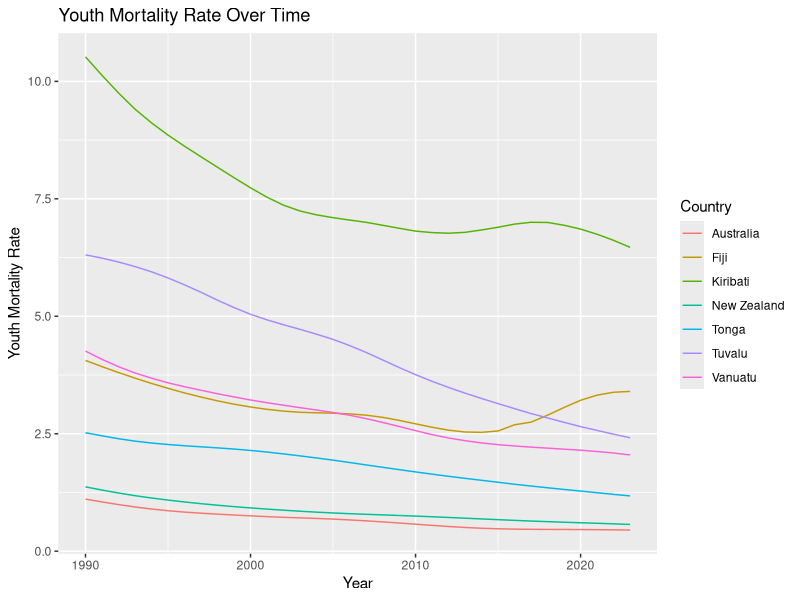
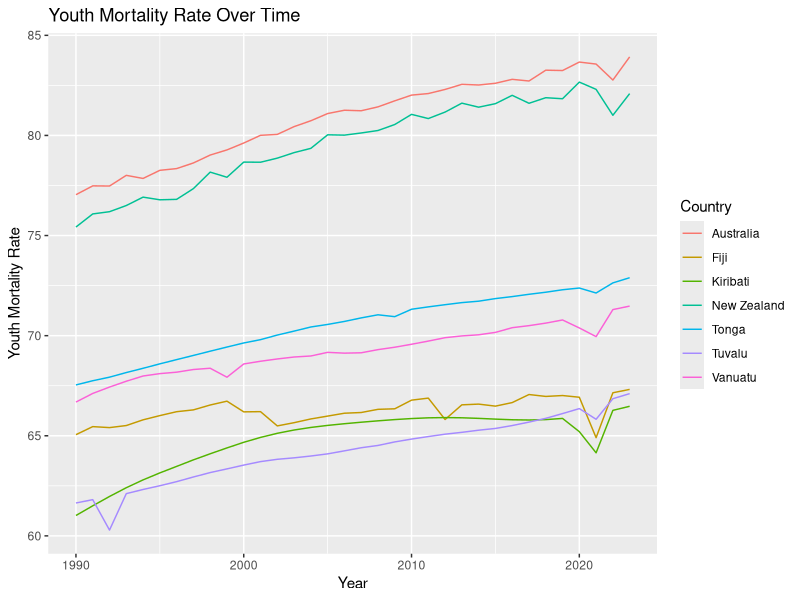
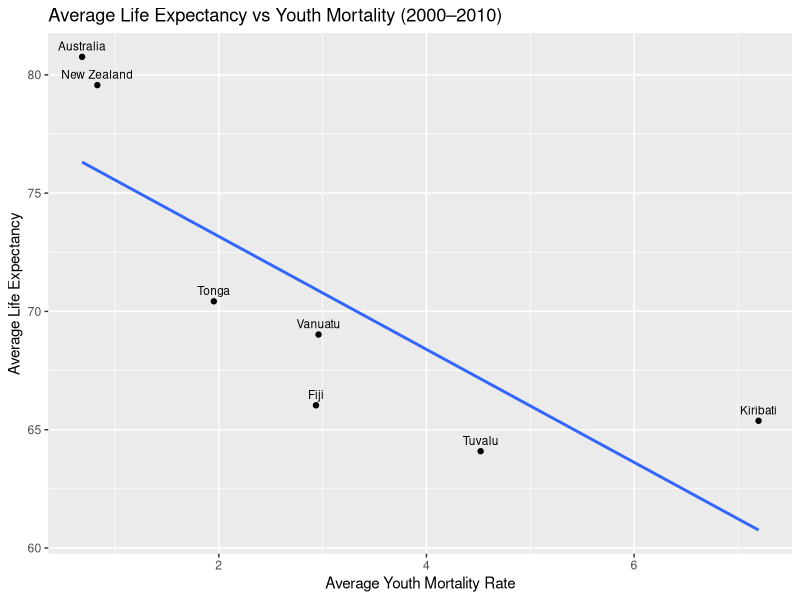
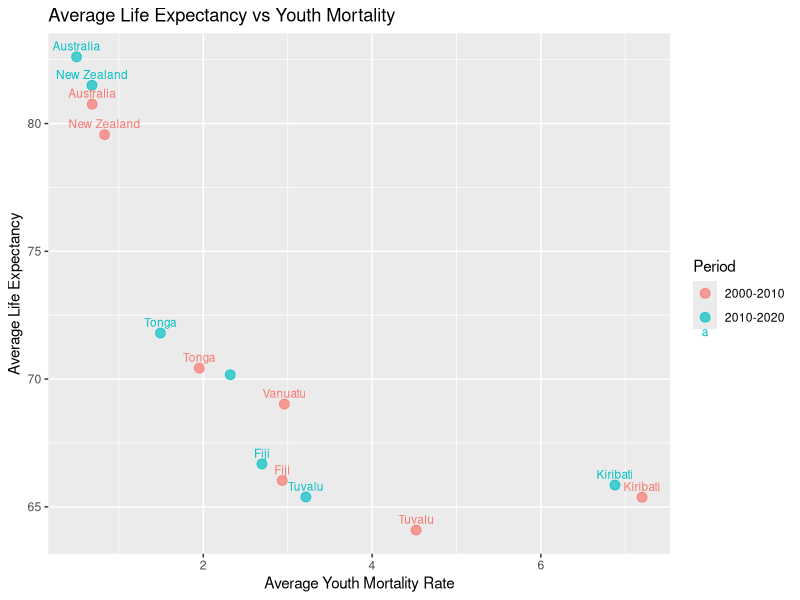

Source code (R) for these figures, in order:
# 1. Create an R project and name the folder using your surname and student ID
# (e.g., Gabauer_1258015). Save both the datasets and your R code in this folder.
rm(list=ls())
library(tidyverse)

# 2. Load and merge the life-expectancy.csv and youth-mortality-rate.csv
# datasets by Country and Year, and drop all observations from before 1990.
# Ensure that the datasets are correctly loaded and free from incorrect data
# types, typos, or other data quality issues.
life_expectancy = read_csv("data/life expectancy.csv")
youth_mortality = read_csv("data/youth-mortality-rate.csv")

clean_data = life_expectancy %>%
  inner_join(youth_mortality, by = c("Country", "Year")) %>%
  filter(Year>=1990)

# 3. Create two line charts: one showing youth mortality rates and the other showing 
# life expectancy over time for each country. Identify the country with the
# highest youth mortality rate and the one with the lowest life expectancy in
# 2023. Choose appropriate titles and label the axes clearly.
ggplot(clean_data, aes(x = Year, y = MortalityRate, color=Country)) +
  geom_line() +
  labs(title="Youth Mortality Rate Over Time", x="Year", y="Youth Mortality Rate")

ggplot(clean_data, aes(x = Year, y = LifeExpectancy, color = Country)) +
  geom_line() +
  labs(title="Youth Mortality Rate Over Time", x="Year", y="Youth Mortality Rate")

# 4. What does the following function do, and what is its expected output?
average_by_country = function(data, start_year=2000, end_year=2020) {
  data |>
    filter(Year>=start_year & Year<end_year) |>
    group_by(Country) |>
    summarise(
      avgLifeExpectancy=mean(LifeExpectancy, na.rm=TRUE),
      avgMortalityRate=mean(MortalityRate, na.rm=TRUE)
    ) |>
    mutate(Period=paste0(start_year, "-", end_year))
}

# 5. Use the aforementioned function to calculate the average life expectancy and
# youth mortality rate for the periods 2000–2010 and 2010–2020. You need to
# check the function and ensure that it works as intended. If it has any flaws, 
# it is your responsibility to correct them.
avg_2000_2010 = clean_data |>
  average_by_country(2000, 2010)

avg_2010_2020 <- clean_data |>
  average_by_country(2010, 2020)

# 6. Create a scatterplot based on the dataset for 2000–2010. Add a linear regression 
# line and interpret the result. Use the following command to label the data points:
ggplot(avg_2000_2010, aes(x=avgMortalityRate, y=avgLifeExpectancy)) +
  geom_point() +
  labs(
    title="Average Life Expectancy vs Youth Mortality (2000–2010)",
    x="Average Youth Mortality Rate",
    y="Average Life Expectancy"
  ) + geom_text(aes(label=Country), vjust=-0.7, size=3, check_overlap=TRUE) +
  geom_smooth(method="lm", se=FALSE)

# 7. Create another scatterplot between the average life expectancy and average
# youth mortality rate, where the points are colored by the two different periods.
# Interpret the overall trend when visually comparing the two periods.
avg = bind_rows(avg_2000_2010, avg_2010_2020)

ggplot(avg, aes(x=avgMortalityRate, y=avgLifeExpectancy, color=Period)) +
  geom_point(size=3, alpha=0.7) +
  labs(
    title="Average Life Expectancy vs Youth Mortality",
    x="Average Youth Mortality Rate",
    y="Average Life Expectancy"
  ) + geom_text(aes(label=Country), vjust=-0.7, size=3, check_overlap=TRUE)

# 8. Finally, calculate the differences in life expectancy and youth mortality rates
# between the two periods. Identify the country with the greatest increase in
# life expectancy and the largest decrease in youth mortality.
differences = avg_2000_2010 |>
  inner_join(avg_2010_2020, by='Country') |>
  mutate(
    deltaLifeExpectancy=avgLifeExpectancy.y-avgLifeExpectancy.x,
    deltaMortalityRate =avgMortalityRate.y-avgMortalityRate.x,
  ) |>
  select(Country, deltaLifeExpectancy, deltaMortalityRate)

differences |>
  arrange(desc(deltaLifeExpectancy)) |>
  slice(1)

differences |>
  arrange(deltaMortalityRate) |>
  slice(1)
